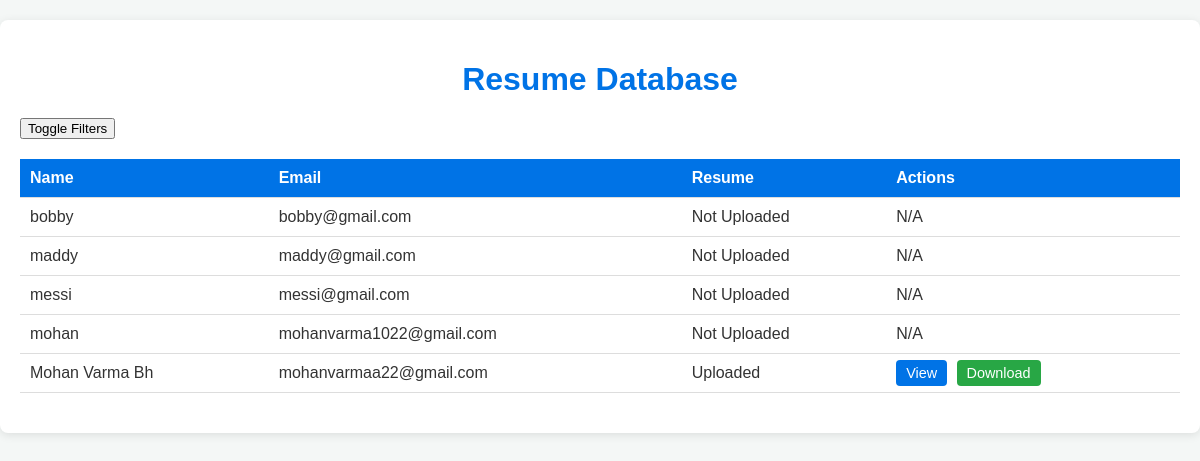
/resume-database/, run on the app's committed database.
### users/models.py (models this page shows, shortened)
class IndividualProfile(models.Model):
    user = models.OneToOneField(settings.AUTH_USER_MODEL, on_delete=models.CASCADE)
    profile_picture = models.ImageField(upload_to='profile_pictures/', blank=True, null=True)
    location = models.CharField(max_length=255, blank=True, null=True) # 3
    tagline = models.CharField(max_length=255, blank=True, null=True)
    availability_status = models.CharField(max_length=50, choices=[
        ('actively_looking', 'Actively Looking'),
        ('not_available', 'Not Available'),
        ('open_to_offers', 'Open to Offers')
    ], default='open_to_offers') #3
    about_me = models.TextField(blank=True, null=True)
    key_skills = models.JSONField(blank=True, null=True)  # Store as a list of skills 1
    industries_of_interest = models.JSONField(blank=True, null=True)  # Store as a list 2
    desired_role = models.CharField(max_length=255, blank=True, null=True)
    desired_location = models.CharField(max_length=255, blank=True, null=True)
    work_type = models.CharField(max_length=50, choices=[
        ('remote', 'Remote'),
        ('hybrid', 'Hybrid'),
        ('on_site', 'On-Site')
    ], default='remote') #4
    salary_expected = models.DecimalField(max_digits=10, decimal_places=2, blank=True, null=True)
    current_position_title = models.CharField(max_length=255, blank=True, null=True)
    current_company = models.CharField(max_length=255, blank=True, null=True)
    current_duration = models.CharField(max_length=255, blank=True, null=True)
    key_responsibilities = models.TextField(blank=True, null=True)
    qualification = models.CharField(max_length=255, blank=True, null=True)#5
    institution = models.CharField(max_length=255, blank=True, null=True)
    year_of_completion = models.IntegerField(blank=True, null=True)
    certifications = models.JSONField(blank=True, null=True)  # Store as a list 6
    projects = models.JSONField(blank=True, null=True)  # Store projects as a list of dicts
    awards = models.JSONField(blank=True, null=True)  # Store awards as a list
    publications = models.JSONField(blank=True, null=True)  # Store publications as a list
    hobbies = models.JSONField(blank=True, null=True)  # Store as a list
    resume = models.FileField(upload_to='resumes/', blank=True, null=True)

class CustomUser(AbstractUser):
    USER_TYPE_CHOICES = (
        ('individual', 'Individual'),
        ('company', 'Company'),
    )
    user_type = models.CharField(max_length=10, choices=USER_TYPE_CHOICES, default='company')
    company_name = models.CharField(max_length=255, null=True, blank=True)
    company_website = models.URLField(max_length=200, null=True, blank=True)
    industry = models.CharField(max_length=100, null=True, blank=True)
    company_size = models.CharField(max_length=20, null=True, blank=True)
    company_type = models.CharField(max_length=255, null=True, blank=True)
    designation = models.CharField(max_length=255, null=True, blank=True)
    phone_number = models.CharField(max_length=15, null=True, blank=True)
    bcommune_profile = models.URLField(null=True, blank=True)
    profile_picture = models.ImageField(upload_to='profile_pics/', blank=True, null=True)
    about_company = models.TextField(null=True, blank=True)  # About the Company
    founding_year = models.PositiveIntegerField(null=True, blank=True)  # Establishment Year
    headquarters = models.CharField(max_length=255, null=True, blank=True)  # Headquarters Location
    branches = models.TextField(null=True, blank=True)
    business_registration_number = models.CharField(max_length=100, null=True, blank=True)
    legal_structure = models.CharField(
        max_length=50,
        choices=[
            ('LLP', 'LLP'),
            ('Pvt Ltd', 'Private Limited'),
            ('Partnership', 'Partnership'),
            ('Sole Proprietorship', 'Sole Proprietorship'),
            ('Others', 'Others'),
        ],
        null=True,
        blank=True
    )
    core_services = models.TextField(null=True, blank=True)
    social_media_links = models.JSONField(default=dict, blank=True)  # Example: {"facebook": "", "linkedin": "", "twitter": ""}
    portfolio = models.TextField(null=True, blank=True)

### users/views.py (the view)
# urls.py: path('resume-database/', views.resume_database, name='resume_database'),
def resume_database(request):
    filters = {
        'location': request.GET.get('location', ''),
        'role': request.GET.get('role', ''),
        'qualification': request.GET.get('qualification', ''),
        'experience': request.GET.get('experience', ''),
        'key_skills': request.GET.get('key_skills', ''),
        'min_salary': request.GET.get('min_salary', ''),
        'max_salary': request.GET.get('max_salary', ''),
        'work_type': request.GET.get('work_type', ''),
        'availability_status': request.GET.get('availability_status', ''),
    }
    profiles = IndividualProfile.objects.all()
    if filters['location']:
        profiles = profiles.filter(location__icontains=filters['location'])
    if filters['role']:
        profiles = profiles.filter(desired_role__icontains=filters['role'])  # Changed 'role' to 'desired_role'
    if filters['qualification']:
        profiles = profiles.filter(qualification__icontains=filters['qualification'])
    if filters['experience']:
        profiles = profiles.filter(current_duration__gte=filters['experience'])  # Assuming experience is stored in 'current_duration'
    if filters['key_skills']:  # Changed from 'skills' to 'key_skills'
        profiles = profiles.filter(key_skills__icontains=filters['key_skills'])  # Changed 'skills' to 'key_skills'
    if filters['min_salary']:
        profiles = profiles.filter(salary_expected__gte=filters['min_salary'])
    if filters['max_salary']:
        profiles = profiles.filter(salary_expected__lte=filters['max_salary'])
    if filters['work_type']:
        profiles = profiles.filter(work_type=filters['work_type'])
    if filters['availability_status']:
        profiles = profiles.filter(availability_status=filters['availability_status'])
    return render(request, 'resume_database.html', {'profiles': profiles, 'filters': filters})

### users/templates/resume_database.html (shortened to what this page needs)
{% load static %}
<!DOCTYPE html>
<html lang="en">
<head>
</head>
<body>
    <div class="container">
        <h1>Resume Database</h1>
        <button onclick="toggleFilters()">Toggle Filters</button>
        <table>
            <thead>
                <tr>
                    <th>Name</th>
                    <th>Email</th>
                    <th>Resume</th>
                    <th>Actions</th>
                </tr>
            </thead>
            <tbody>
                {% for profile in profiles %}
                    <tr>
                        <td>{{ profile.user.first_name }} {{ profile.user.last_name }}</td>
                        <td>{{ profile.user.email }}</td>
                        <td>
                            {% if profile.resume %}
                                Uploaded
                            {% else %}
                                Not Uploaded
                            {% endif %}
                        </td>
                        <td class="actions">
                            {% if profile.resume %}
                                <a href="{{ profile.resume.url }}" target="_blank" class="view-btn">View</a>
                                <a href="{{ profile.resume.url }}" download="{{ profile.user.first_name }}_resume.pdf" class="download-btn">Download</a>
                            {% else %}
                                N/A
                            {% endif %}
                        </td>
                    </tr>
                {% endfor %}
            </tbody>
        </table>
    </div>
</body>
</html>

### users/templates/resume_database.html (style rules this page uses)
body { font-family: Arial, sans-serif; margin: 0; padding: 0; background-color: #f4f7f6; color: #333; }
.container { max-width: 1200px; margin: 20px auto; padding: 20px; background-color: #fff; box-shadow: 0 2px 10px rgba(0, 0, 0, 0.1); border-radius: 8px; }
h1 { text-align: center; font-size: 2em; color: #0073e6; margin-bottom: 20px; }
table { width: 100%; border-collapse: collapse; margin: 20px 0; }
table th, table td { padding: 10px; text-align: left; border-bottom: 1px solid #ddd; }
table th { background-color: #0073e6; color: white; }
.actions a { text-decoration: none; padding: 5px 10px; border-radius: 4px; margin-right: 5px; color: white; font-size: 0.9em; }
.actions .view-btn { background-color: #0073e6; }
.actions .download-btn { background-color: #28a745; }

### data on the page
IndividualProfile: user.first_name "bobby", user.email "bobby@gmail.com", shows "Not Uploaded", shows "N/A"
IndividualProfile: user.first_name "maddy", user.email "maddy@gmail.com", shows "Not Uploaded", shows "N/A"
IndividualProfile: user.first_name "messi", user.email "messi@gmail.com", shows "Not Uploaded", shows "N/A"
IndividualProfile: user.first_name "mohan", user.email "mohanvarma1022@gmail.com", shows "Not Uploaded", shows "N/A"
IndividualProfile: user.first_name "Mohan Varma Bh", user.email "mohanvarmaa22@gmail.com", shows "Uploaded"
